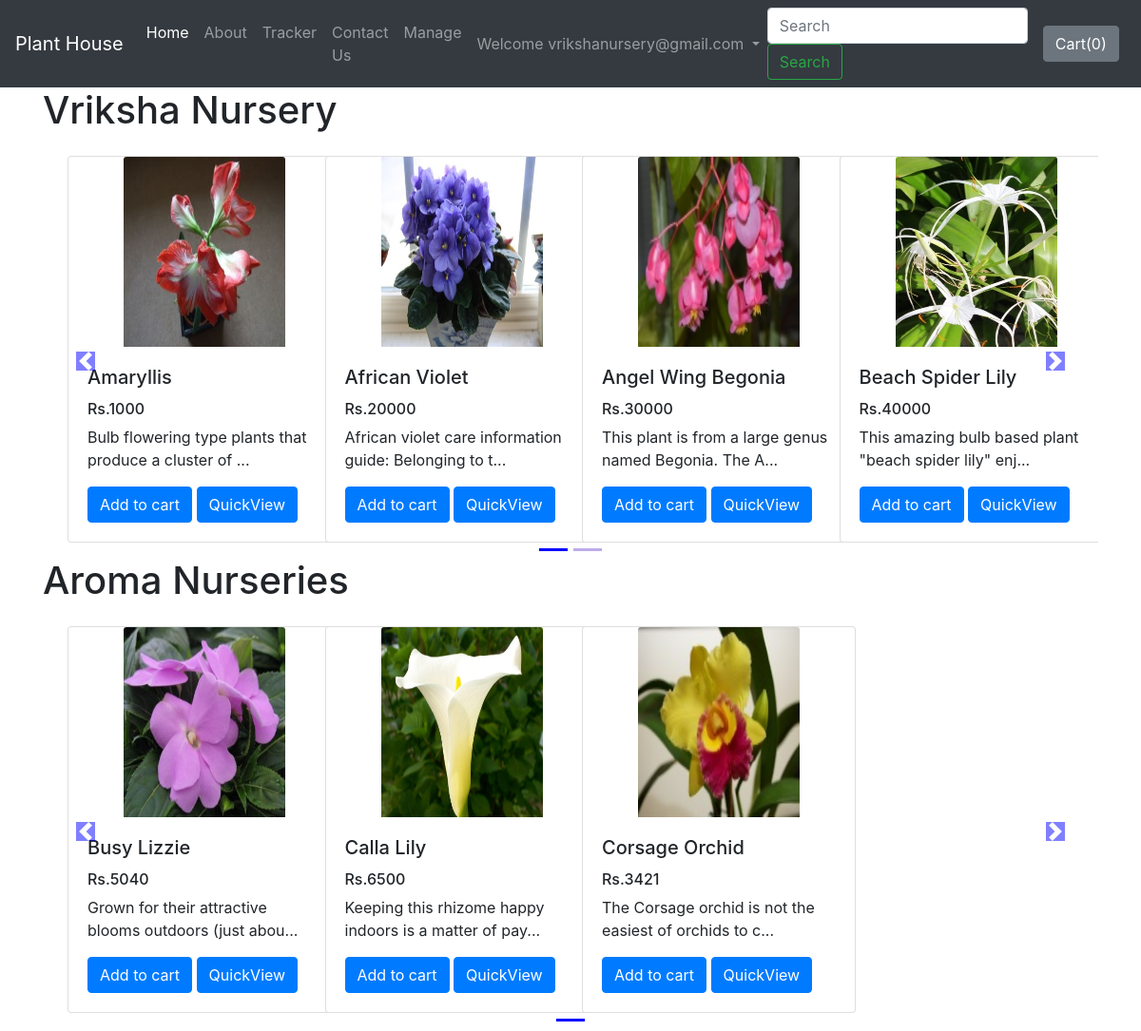
The page /shop/ (signed in) on the database its author committed.
### accounts/models.py (models this page shows, shortened)
class Account(AbstractBaseUser):
	email 					= models.EmailField(verbose_name="email", max_length=60, unique=True)
	username 				= models.CharField(max_length=30, unique=True)
	date_joined				= models.DateTimeField(verbose_name='date joined', auto_now_add=True)
	last_login				= models.DateTimeField(verbose_name='last login', auto_now=True)
	is_admin				= models.BooleanField(default=False)
	is_active				= models.BooleanField(default=True)
	is_staff				= models.BooleanField(default=False)
	is_superuser			= models.BooleanField(default=False)
	is_nurseryManager		= models.BooleanField(default=False)
	nursery_name			= models.CharField(max_length=50,default='',null=True,blank=True)
	USERNAME_FIELD = 'email'
	REQUIRED_FIELDS = ['username']
	objects = MyAccountManager()
	def __str__(self):
		return self.email

### nursery/models.py (models this page shows, shortened)
class Plant(models.Model):
    plantName = models.CharField(max_length=30)
    plantPrice = models.IntegerField()
    plantImage = models.ImageField(upload_to='nursery/images',default='')
    plantDesc = models.TextField()
    plantNursery = models.CharField(max_length=50,default='',blank=True,null=True)

### shop/views.py (the view)
# urls.py: path("",views.index,name="NurseryHome"),
@login_required(login_url='/')
def index(request):
    allProds = []
    catprod = Plant.objects.values('plantNursery','id')
    cats = {item['plantNursery'] for item in catprod}
    for cat in cats:
        prod = Plant.objects.filter(plantNursery=cat)
        n = len(prod)
        nSlides = (n // 4) + ceil((n / 4) - (n // 4))
        allProds.append([prod,range(1,nSlides),nSlides])
    if request.user.is_authenticated:
        user = request.user
        get_cart = Cart.objects.filter(user=user)[0]
        mn = "{}".format(get_cart.cart)
        params = {'allProds':allProds,'carty':mn}
    else:
        params = {'allProds':allProds}
    return render(request,'shop/index.html',params)

### shop/templates/shop/index.html (shortened to what this page needs)
{% extends 'shop/basic.html' %} {% block title %}Welcome To Plant House{% endblock %}  {% block body %} {% load static %}
<div class="container">
    {% for products,range,nSlides in allProds %}
    <h1>{{products.0.plantNursery}}</h1>
    <div class="row">
        <div id="demo{{forloop.counter}}" class="col carousel slide my-3" data-ride="carousel">
            <ul class="carousel-indicators">
                <li data-target="#demo{{forloop.counter}}" data-slide-to="0" class="active"></li>
                {% for i in range %}
                <li data-target="#demo{{forloop.parentloop.counter}}" data-slide-to="{{i}}"></li>
                {% endfor %}
            </ul>
            <div class="container carousel-inner no-padding">
                <div class="carousel-item active">
                    {% for i in products %}
                    <div class="col-xs-3 col-sm-3 col-md-3" id="card_main">
                        <div class="card align-items-center" style="width: 18rem;">
                            <img id="imagepr{{i.id}}" src='/media/{{i.plantImage}}' class="card-img-top" alt="...">
                            <div class="card-body">
                                <h5 class="card-title" id="namepr{{i.id}}">{{i.plantName}}</h5>
                                <h6 class="card-text" id="pricepr{{i.id}}">Rs.{{i.plantPrice}}</h6>
                                <p class="card-text">{{i.plantDesc|slice:'0:53'}}...</p>
                                <span id="divpr{{i.id}}" class="divpr">
                                    <button id="pr{{i.id}}" class="btn btn-primary cart">Add to cart</button></span>
                                <a href="/shop/products/{{i.id}}"><button id="qv{{i.id}}"
                                        class="btn btn-primary">QuickView</button></a>
                            </div>
                        </div>
                    </div>
                    {% if forloop.counter|divisibleby:4 and forloop.counter > 0 and not forloop.last%}
                </div>
                <div class="carousel-item">
                    {% endif %} {% endfor %}
                </div>
            </div>
        </div>
        <a class="carousel-control-prev" href="#demo{{forloop.counter}}" data-slide="prev">
            <span class="carousel-control-prev-icon"></span>
        </a>
        <a class="carousel-control-next" href="#demo{{forloop.counter}}" data-slide="next">
            <span class="carousel-control-next-icon"></span>
        </a>
    </div>
    {% endfor %} {% endblock %}

### shop/templates/shop/basic.html (shortened to what this page needs)
<!doctype html>
<html lang="en">
<head>
  <link rel="stylesheet" href="https://stackpath.bootstrapcdn.com/bootstrap/4.2.1/css/bootstrap.min.css"
>
  <link rel="stylesheet" type="text/css" href="https://stackpath.bootstrapcdn.com/font-awesome/4.7.0/css/font-awesome.min.css">
</head>
<body>
  <nav id="basicNavbar" class="navbar navbar-expand-lg navbar-dark bg-dark">
    <a class="navbar-brand" href="/shop" id="visible_mac">Plant House</a>
    <div class="collapse navbar-collapse" id="navbarSupportedContent">
      <ul class="navbar-nav mr-auto">
        <li class="nav-item active">
          <a class="nav-link" href="/shop">Home <span class="sr-only">(current)</span></a>
        </li>
        <li class="nav-item">
          <a class="nav-link" href="/shop/about">About</a>
        </li>
        <li class="nav-item">
          <a class="nav-link" href="/shop/tracker">Tracker</a>
        </li>
        <li class="nav-item">
          <a class="nav-link" href="/shop/contact">Contact Us</a>
        </li>
        {% if user.is_nurseryManager %}
        <li class="nav-item">
          <a class="nav-link" href="/nursery">Manage</a>
        </li>
        {% endif %}
      </ul>
      {% if user.is_authenticated %}
      <ul class="navbar-nav ml-auto">
        <li class="nav-item dropdown">
          <a class="nav-link dropdown-toggle" href="#" id="navbarDropdown" role="button" data-toggle="dropdown"
            aria-haspopup="true" aria-expanded="false">
            Welcome {{request.user}}
          </a>
        </li>
      </ul>
      {% endif %}
    </div>
  </nav>
  {% block body %}
  {% endblock %} {% load static %}
</body>
</html>

### rows shown on the page
Account: user "vrikshanursery@gmail.com"
Plant: plantNursery "Vriksha Nursery", plantImage (picture), plantName "Amaryllis", plantPrice "1000", plantDesc "Bulb flowering type plants that produce a cluster of"
Plant: plantImage (picture), plantName "African Violet", plantPrice "20000", plantDesc "African violet care information guide: Belonging to t"
Plant: plantImage (picture), plantName "Angel Wing Begonia", plantPrice "30000", plantDesc "This plant is from a large genus named Begonia. The A"
Plant: plantImage (picture), plantName "Beach Spider Lily", plantPrice "40000", plantDesc "This amazing bulb based plant \"beach spider lily\" enj"
Plant: plantNursery "Aroma Nurseries", plantImage (picture), plantName "Busy Lizzie", plantPrice "5040", plantDesc "Grown for their attractive blooms outdoors (just abou"
Plant: plantImage (picture), plantName "Calla Lily", plantPrice "6500", plantDesc "Keeping this rhizome happy indoors is a matter of pay"
Plant: plantImage (picture), plantName "Corsage Orchid", plantPrice "3421", plantDesc "The Corsage orchid is not the easiest of orchids to c"
